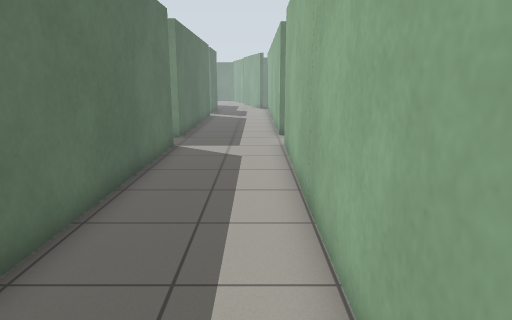
View 1 (above)

16 first-person views from a walk through a Gazebo world. The camera is 1.2 m above the floor, tilts 12° down and sees 70° across. The floor is counted in squares, 0.5 m on a side. Each view is taken from the middle of a square. On the plan, view 1 faces up. The plan holds only what a view shows up to about 20 squares ahead; the rest is blank. The place goes on beyond the plan.

View 2
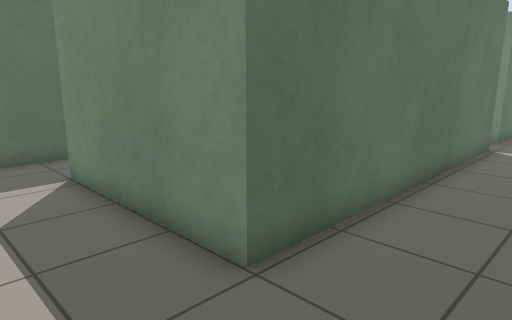

View 3
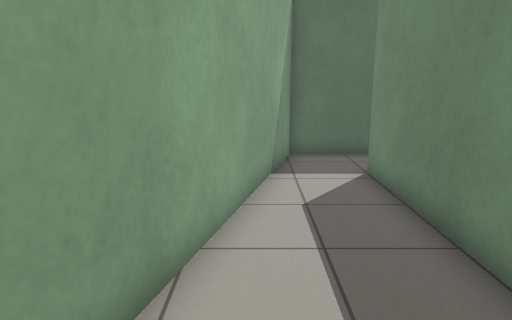

View 4
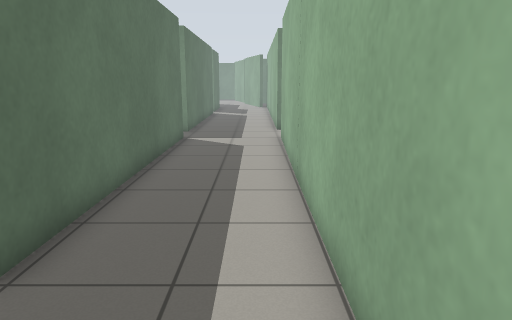

View 5
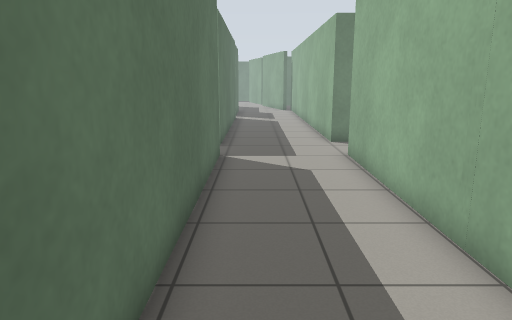

View 6
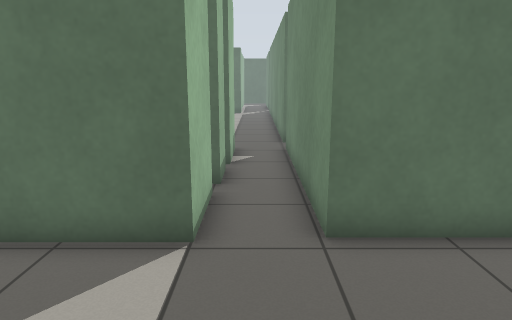

View 7
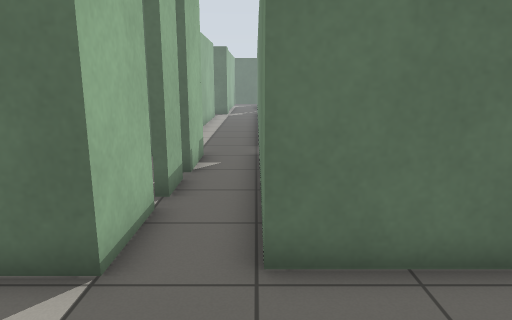

View 8
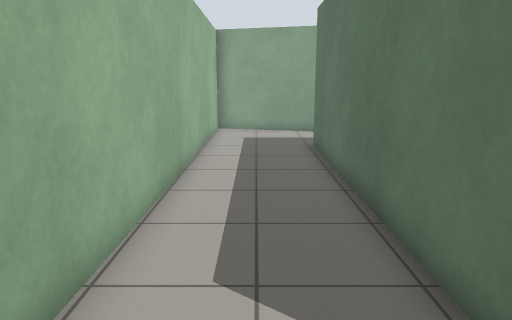

View 9
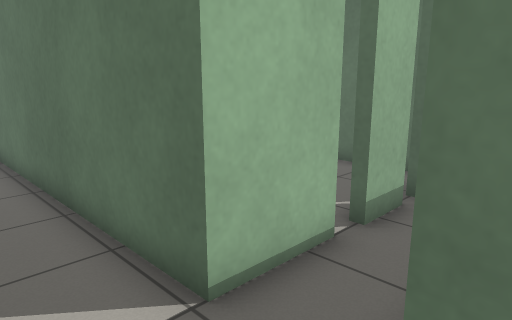

View 10
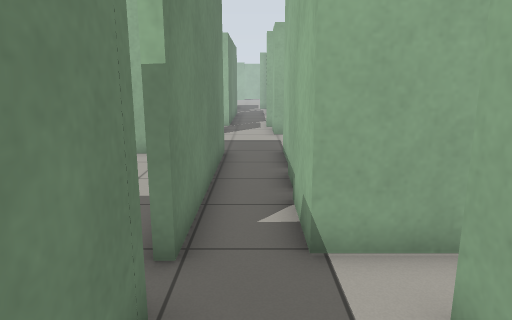

View 11
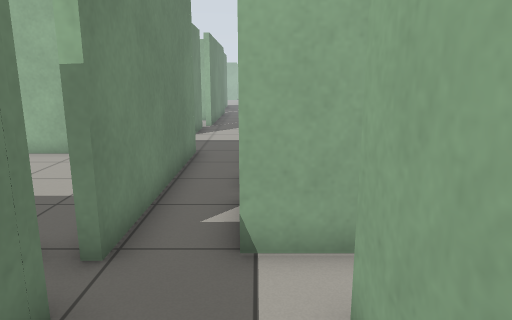

View 12
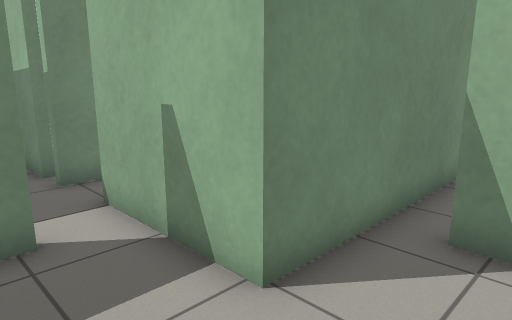

View 13
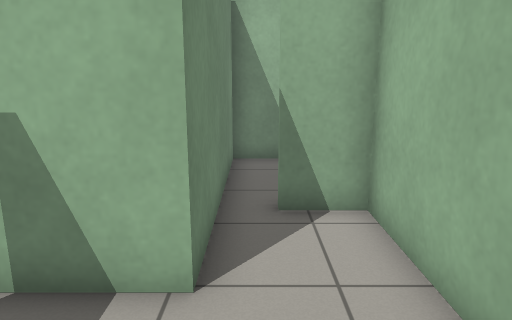

View 14
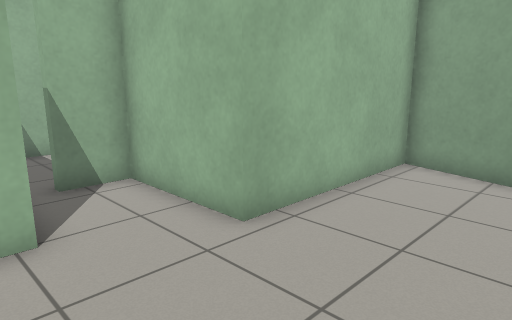

View 15
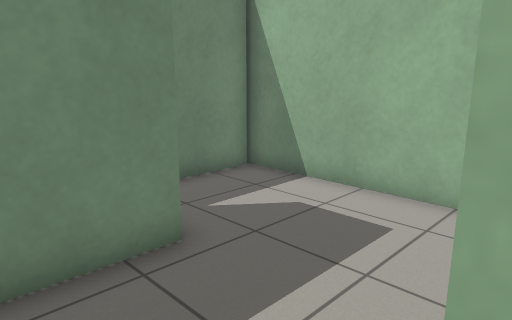

View 16
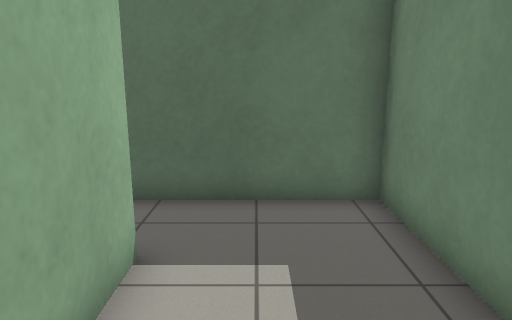

### Floor plan
Ten units are one square. View 1 is at (0, 0); x grows to the right and y downward. Boxes are objects, and circles mark ways between rooms. Rooms are numbered by the first view taken in them; rooms with no view inside come last. Other rooms are left out.
<svg viewBox="-180 -200 230 239">
<path fill="none" stroke="#000" d="M-58 -140 -32 -140 -32 -20 -97 -20M36 -169 10 -169 10 -195M45 -164 45 -169M-80 -140 -65 -140 -65 -138M-34 -195 -34 -161 -114 -161M-112 -142 -86 -142M-123 -26 -123 -1 10 34 10 -140 29 -140M-126 -161 -175 -161M-149 -131 -128 -131M-114 -161 -114 -165M-114 -171 -114 -188M-155 -10 -126 -2 -126 -69M-128 -128 -132 -128M-35 -39 -35 -97 -80 -97M-80 -66 -123 -66 -123 -26M-97 -23 -70 -23M-126 -69 -84 -69 -84 -86M-80 -97 -112 -97 -112 -142"/>
<circle cx="-110" cy="-150" r="3" fill="#2a7"/>
<circle cx="-105" cy="-20" r="3" fill="#2a7"/>
<circle cx="-120" cy="-130" r="3" fill="#2a7"/>
<circle cx="-130" cy="-100" r="3" fill="#2a7"/>
<circle cx="-85" cy="-45" r="3" fill="#2a7"/>
<circle cx="-80" cy="-90" r="3" fill="#2a7"/>
<text x="0" y="-100">1</text>
<text x="-140" y="-150">2</text>
<text x="-150" y="-70">3</text>
<text x="-60" y="-60">4</text>
<text x="-100" y="-50">5</text>
<text x="-110" y="-90">6</text>
</svg>
Room 1 opens to room 2. Room 1 opens to room 5. Room 2 opens to room 6. Room 3 opens to room 6. Room 4 opens to room 5. Room 4 opens to room 6.

Where each view was taken, in squares from view 1:
view 1: 0 up, 0 right, facing up
view 2: 1 down, 0 right, facing up-left
view 3: 1 down, 0 right, facing left
view 4: 2 down, 0 right, facing up
view 5: 2 up, 2 left, facing up
view 6: 15 up, 2 right, facing left
view 7: 16 up, 1 right, facing left
view 8: 16 up, 1 left, facing down
view 9: 17 up, 1 left, facing down-left
view 10: 15 up, 16 left, facing right
view 11: 14 up, 16 left, facing right
view 12: 7 up, 14 left, facing up-right
view 13: 9 up, 15 left, facing right
view 14: 11 up, 17 left, facing down-right
view 15: 2 up, 11 left, facing up-right
view 16: 4 up, 5 left, facing left
